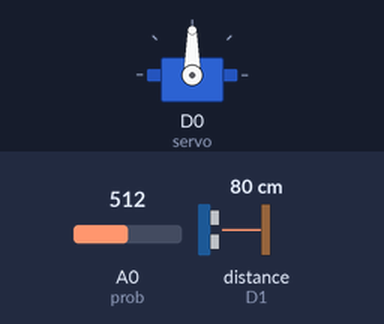
This sketch was run on a simulated ESP8266 (NodeMCU). Shown: servo. Inputs (shaded band) come from the test bench; at power-on: A0 (prob) = 512, distance to the obstacle (sensor on D1) 80 cm. The echo pulse lasts 58.3 µs per cm; WiFi joins after 1.5 s; servers stay silent unless stated; what the sketch prints to the serial monitor is not drawn.

Above: at 2.7 s.
2.8 s: A0 (prob) set to 860
At 5.4 s:
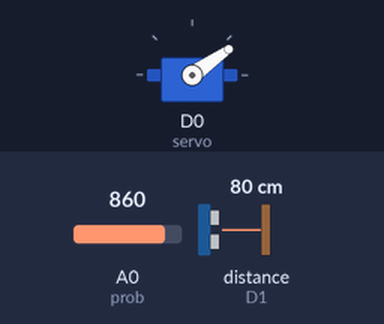
6.4 s: distance to the obstacle (sensor on D1) set to 11 cm
10.0 s: distance to the obstacle (sensor on D1) set to 8 cm
At 14.1 s:
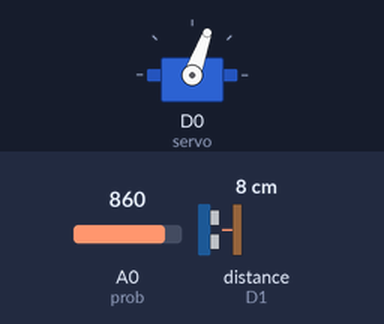
17.5 s: distance to the obstacle (sensor on D1) set to 18 cm
21.1 s: distance to the obstacle (sensor on D1) set to 4 cm
At 25.8 s:
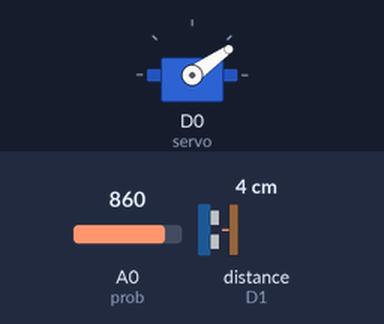
Timing chart, 0 to 29.5 s (numbered marks = the images above; inputs shaded):
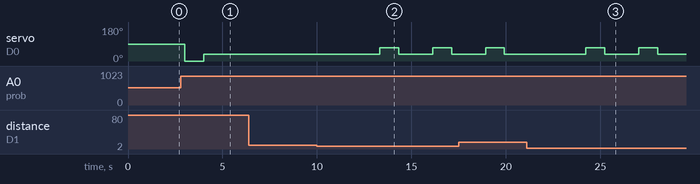

Measured:
- the behaviour switches between 10 and 9 cm on distance to the obstacle (sensor on D1) (found by bisection; images 1 and 2)
- after the input at 2.8 s, servo on D0 (servo): goes on until 4.0 s, then stays 35°
- after the input at 6.4 s, every drawn part: stays the same
- after the input at 10.0 s, servo on D0 (servo): alternates 70° for 1.0 s and 35° for 1.8 s, starting after 3.3 s
- after the input at 21.1 s, servo on D0 (servo): alternates 70° for 1.0 s and 35° for 1.8 s, starting after 3.1 s

The sketch:

project_with_firebase.ino
```cpp
#include <ESP8266WiFi.h>      // ESP8266WiFi kitapligi dahil edildi
#include <FirebaseArduino.h>  // Firebase kitapligi dahil edildi
#include <Servo.h>            // Servo kitapligi dahil edildi
#include "NewPing.h"          // NewPing kitapligi dahil edildi

#define TRIGGER_PIN D2        // Ultrasonik sensorunun Trigger ucu NodeMCU' nun D2 pinine baglandi
#define ECHO_PIN D1           // Ultrasonik sensorunun Echo ucu NodeMCU' nun D1 pinine baglandi
#define MAX_DISTANCE 400      // Ping atmak istedigimiz maksimum mesafe (santimetre olarak)

NewPing sonar(TRIGGER_PIN, ECHO_PIN, MAX_DISTANCE); // Pinler ve maksimum mesafe kullanilarak NewPing kurulumu
float distance;               // "float" tipinde, "distance" adinda degisken tanimlandi

Servo servo;                  // "Servo" tipinde, "servo" adinda bir nesne olusturuldu

const int prob = A0;          // "int" tipinde, "prob" adinda sabit bir degisken tanimlandi ve A0 pinini tanımlandi
                              // Nem sensorunun A0 ucunu NodeMCU' nun A0 pinine baglandi
int olcum_sonucu;             // prob' tan gelen degerlerin kaydedilmesi icin "int" tipinde, "olcum_sonucu" adinda
                              // bir degisken tanimlandi

#define FIREBASE_HOST "***************************************"   // Baglanilacak olan firebase host adresi
#define FIREBASE_AUTH "****************************************"  // Baglanilacak olan firebase key
#define WIFI_SSID "*****"          // Baglanilacak olan wifi aginin adi
#define WIFI_PASSWORD "*********"  // Baglanilacak olan wifi aginin sifresi

void setup() {                     // Genel ayarlar buradan yapilir
  servo.attach(D0);                // Servo motor NodeMCU' nun D0 pinine baglandiginin belirtilip baslasilmasi
  Serial.begin(9600);              // Seri haberlesmenin baslatilmasi

  WiFi.begin(WIFI_SSID, WIFI_PASSWORD);         // SSID si yukarıda belirtilmis olan wifi a baglan
  Serial.print("connecting");                   // Ekrana "connecting" yazdirildi
  while (WiFi.status() != WL_CONNECTED) {       // Baglanti kuruldu mu?
    Serial.print(".");                          // Ekrana "." yazdirildi
    delay(500);                                 // 0.5 saniye bekle
  }
  Serial.println();                             // Bir satir bos birakilmasi icin kullanildi
  Serial.print("connected: ");                  // Ekrana "connected: " yazdirildi
  Serial.println(WiFi.localIP());               // Wifi agindan alinan IP adresini yazdirildi

  Firebase.begin(FIREBASE_HOST, FIREBASE_AUTH); // Firebase veritabani ile baglanti gerceklestirildi
}

int atiksayisi = 1;       // Toplam atik sayisinin kaydedilmesi icin "int" tipinde, "atiksayisi" adinda bir degisken tanimlandi
int kuruatiksayisi = 1;   // Kuru atik sayisinin kaydedilmesi icin "int" tipinde, "kuruatiksayisi" adinda bir degisken tanimlandi
int islakatiksayisi = 1;  // Islak atik sayisinin kaydedilmesi icin "int" tipinde, "islakatiksayisi" adinda bir degisken tanimlandi

void loop() {             // Arduino'nun yapmasi gereken islemler buraya yazilir
  distance = sonar.ping_cm();           // Ping gönderip mesafeyi cm cinsinden alinmasi
  Serial.print("Mesafe = ");            // Ekrana "Mesafe = " yazdirildi
  if (distance >= 400 || distance <= 2){// Eger ultrasonik sensorden alinan veri 2 cm ile 400 cm arasinda bir deger ise
                                        // bu komut satiri calistirilsin
       Serial.println("Out of range");  // Ekrana "Out of range" yazdirildi
  }
  else{                                 // Onceki belirlenen durumdan farkli bir durum disinda bu komut satiri calistirilsin
      Serial.print(distance);           // Ultrasonik sensorden alinan veri "distance" degiskeni kullanilarak ekrana yazdirildi
      Serial.println(" cm");            // Ekrana " cm" yazdirildi
  }
  delay(500);                           // 0.5 saniye bekle
  olcum_sonucu = analogRead(prob);      // Nem sensorune ait veriler "prob" pininden analog olarak okundu
                                        // ve "olcum_sonucu" isimli degiskene kaydedildi
  if (olcum_sonucu<850 ){               // Eger "olcum_sonucu" degiskeninde bulunan veri, 850' den kucuk ise bu
                                        // komut satiri calistirilsin
      Serial.print("Okunan deger = ");  // Ekrana "Okunan deger = " yazdirildi
      Serial.print(olcum_sonucu);       // Nem sensorunden okunan veri "olcum_sonucu" degiskeni kullanilarak ekrana yazdirildi
      Serial.println("   (ISLAK) ");    // Ekrana "   (ISLAK) " yazdirildi
      Serial.println(" ");              // Bir satir bos birakilmasi icin kullanildi
      delay(1000);                      // 1 saniye bekle
      servo.write(0);                   // Servo motor, 0 derece konumuna gonderildi
      delay(1000);                      // 1 saniye bekle
      servo.write(35);                  // Servo motor, 35 derece konumuna gonderildi

      Firebase.setFloat("Toplam Atık Sayısı", atiksayisi);    // "Toplam Atık Sayısı" etiketine "atiksayisi" degiskeninde bulunan
                                                              // veri yazdirildi
      if (Firebase.failed()) {                                // Eger isleme hatasi meydana gelirse bu komut satiri calistirilsin
          Serial.print("Yazdirma basarisiz :");               // Ekrana "Yazdirma basarisiz :" yazdirildi
          Serial.println(Firebase.error());                   // Ekrana Firebase hata kodu yazdirildi
          return;                                             // Donus saglandi
      }

      Firebase.setFloat("Islak Atık Sayısı", islakatiksayisi);// "Islak Atık Sayısı" etiketine "islakatiksayisi" degiskeninde
                                                              // bulunan veri yazdirildi
      if (Firebase.failed()) {                                // Eger isleme hatasi meydana gelirse bu komut satiri calistirilsin
          Serial.print("Yazdirma basarisiz :");               // Ekrana "Yazdirma basarisiz :" yazdirildi
          Serial.println(Firebase.error());                   // Ekrana Firebase hata kodu yazdirildi
          return;                                             // Donus saglandi
      }
      atiksayisi++;                                           // "atiksayisi" degiskeninin degeri 1 arttirildi
      islakatiksayisi++;                                      // "islakatiksayisi" degiskeninin degeri 1 arttirildi
    }
    else if(olcum_sonucu>850 && distance <=9 && distance >= 1  ) {    // Eger "olcum_sonucu" degiskeninde bulunan veri, 850' den
                                        // buyuk ve ultrasonik sensorden alinan veri 1 cm ile 9 cm arasinda bir deger ise
                                        // bu komut satiri calistirilsin
      Serial.print("Okunan deger = ");  // Ekrana "Okunan deger = " yazdirildi
      Serial.print(olcum_sonucu);       // Nem sensorunden okunan veri "olcum_sonucu" degiskeni kullanilarak ekrana yazdirildi
      Serial.println("   (KURU) ");     // Ekrana "   (KURU) " yazdirildi
      Serial.println(" ");              // Bir satir bos birakilmasi icin kullanildi
      delay(1000);                      // 1 saniye bekle
      servo.write(70);                  // Servo motor, 70 derece konumuna gonderildi
      delay(1000);                      // 1 saniye bekle
      servo.write(35);                  // Servo motor, 35 derece konumuna gonderildi

      Firebase.setFloat("Toplam Atık Sayısı", atiksayisi);    // "Toplam Atık Sayısı" etiketine "atiksayisi" degiskeninde bulunan
                                                              // veri yazdirildi
      if (Firebase.failed()) {                                // Eger isleme hatasi meydana gelirse bu komut satiri calistirilsin
          Serial.print("Yazdirma basarisiz :");               // Ekrana "Yazdirma basarisiz :" yazdirildi
          Serial.println(Firebase.error());                   // Ekrana Firebase hata kodu yazdirildi
          return;                                             // Donus saglandi
      }

      Firebase.setFloat("Kuru Atık Sayısı", kuruatiksayisi);  // "Kuru Atık Sayısı" etiketine "kuruatiksayisi" degiskeninde
                                                              // bulunan veri yazdirildi
      if (Firebase.failed()) {                                // Eger isleme hatasi meydana gelirse bu komut satiri calistirilsin
          Serial.print("Yazdirma basarisiz :");               // Ekrana "Yazdirma basarisiz :" yazdirildi
          Serial.println(Firebase.error());                   // Ekrana Firebase hata kodu yazdirildi
          return;                                             // Donus saglandi
      }
      atiksayisi++;                                           // "atiksayisi" degiskeninin degeri 1 arttirildi
      kuruatiksayisi++;                                       // "kuruatiksayisi" degiskeninin degeri 1 arttirildi
    }
    else{                               // Onceki belirlenen durumlardan farkli bir durum disinda bu komut satiri calistirilsin
      Serial.print("Okunan deger = ");  // Ekrana "Okunan deger = " yazdirildi
      Serial.print(olcum_sonucu);       // Nem sensorunden okunan veri "olcum_sonucu" degiskeni kullanilarak ekrana yazdirildi
      Serial.println("   (SABIT) ");    // Ekrana "   (SABIT) " yazdirildi
      Serial.println(" ");              // Bir satir bos birakilmasi icin kullanildi
      delay(2000);                      // 2 saniye bekle
      servo.write(35);                  // Servo motor, 35 derece konumuna gonderildi
    }
}
```
